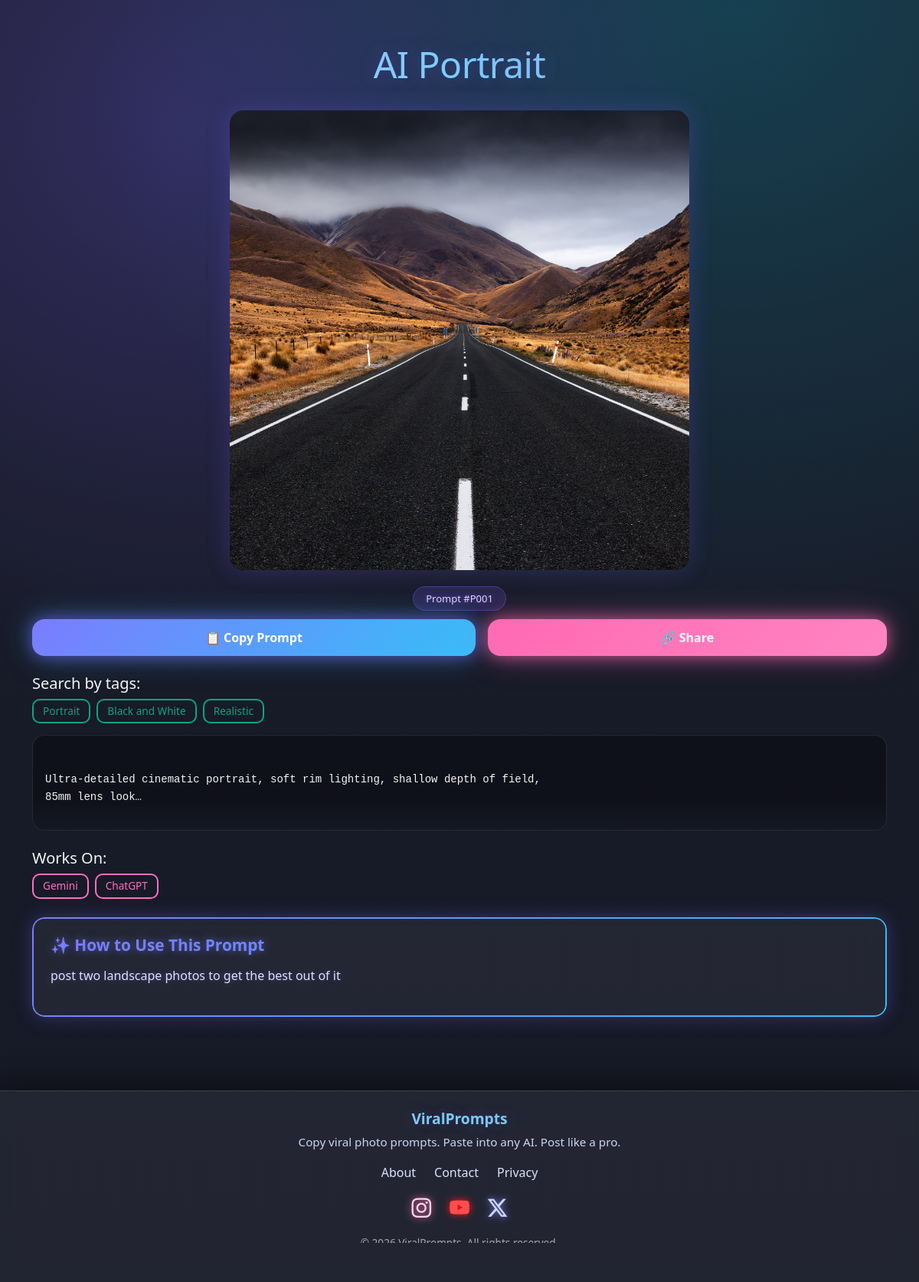
The page /prompt/1/ on the database its author committed.
### Home/models.py (models this page shows, shortened)
class Prompt(models.Model):
    title = models.CharField(max_length=255)
    prompt = models.TextField()
    image = models.ImageField(upload_to='prompts/')
    tags = models.ManyToManyField(Tag, related_name='prompts')
    models_supported = models.ManyToManyField(AIModel, blank=True)
    instructions = models.TextField(blank=True, null=True)
    is_active = models.BooleanField(default=True)
    created_at = models.DateTimeField(auto_now_add=True)

class Tag(models.Model):
    name = models.CharField(max_length=50, unique=True)
    slug = models.SlugField(max_length=60, unique=True)
    created_at = models.DateTimeField(auto_now_add=True)

class AIModel(models.Model):
    name = models.CharField(max_length=50, unique=True)
    slug = models.SlugField(unique=True)

### Home/views.py (the view)
# urls.py: path('prompt/<int:pk>/', views.singlePrompt, name='prompt'),
def singlePrompt(request, pk):
    prompt = get_object_or_404(Prompt.objects.prefetch_related('tags', 'models_supported'), id=pk)
    return render(request, 'single-prompt.html', {'prompt': prompt})

### templates/single-prompt.html (shortened to what this page needs)
{% load static %}
<!DOCTYPE html>
<html lang="en">
<head>
  <link href="https://cdn.jsdelivr.net/npm/bootstrap@5.3.2/dist/css/bootstrap.min.css" rel="stylesheet">
  <link rel="stylesheet" href="https://cdn.jsdelivr.net/npm/bootstrap-icons@1.11.1/font/bootstrap-icons.css">
  <link rel="stylesheet" href="{% static 'css/style2.css' %}">
  <link rel="stylesheet" href="{% static 'css/style3.css' %}">
</head>
<body>
<div class="container py-5">
  <div class="text-center mb-4">
    <h1 class="hero-title">{{ prompt.title }}</h1>
  </div>
  <div class="text-center mb-4">
    <img src="{{ prompt.image.url }}" alt="Prompt Preview" class="img-fluid preview-img">
  </div>
  <div class="text-center mb-3">
    <span class="prompt-id">Prompt #P00{{ prompt.id }}</span>
  </div>
  <div class="d-flex flex-column flex-md-row justify-content-center gap-3 mb-4">
    <button class="btn btn-copy flex-fill">📋 Copy Prompt</button>
    <button class="btn btn-share flex-fill">🔗 Share</button>
  </div>
 <div class="prompt-platforms mt-4">
  <h5 class="platform-title">Search by tags:</h5>
  <div class="platform-tags d-flex flex-wrap gap-2 mt-2" style="margin-bottom: 15px;">
    {% for tag in prompt.tags.all %}
    <a href="{% url 'home' %}?tag={{ tag.slug }}" style="text-decoration:none;" class="tag tag-green">{{ tag.name }}</a>
    {% endfor %}
  </div>
</div>
  <div class="prompt-text">
    <span class="prompt-preview">
      <p>{{ prompt.prompt|truncatechars:100 }}</p>
    </span>
  </div>
<div class="prompt-platforms mt-4">
  <h5 class="platform-title">Works On:</h5>
  <div class="platform-tags d-flex flex-wrap gap-2 mt-2">
    {% for model in prompt.models_supported.all %}
    <a href="{% url 'home' %}?model={{ model.slug }}" style="text-decoration:none;" class="tag tag-pink">{{ model.name }}</a>
    {% endfor %}
  </div>
</div>
<div class="prompt-instructions mt-4">
  <h5 class="instruction-title">✨ How to Use This Prompt</h5>
  <p class="instruction-text">
    {{ prompt.instructions }}
  </p>
</div>
</div>
{% include "footer-base.html" %}
</body>
</html>

### static/css/style2.css (style rules this page uses)
body { min-height: 100vh; color: #f5f5f5; background: radial-gradient(circle at 20% 10%, rgba(120,90,255,0.25), transparent 40%), radial-gradient(circle at 80% 0%, rgba(0,220,255,0.18), transparent 45%), linear-gradient(180deg, #1b1e2b 0%, #151825 100%); font-family: system-ui, -apple-system, BlinkMacSystemFont; }
.hero-title { font-size: clamp(2rem, 5vw, 3rem); line-height: 1.5; letter-spacing: -0.5px; background: linear-gradient(90deg, #c7b8ff 0%, #7dd3fc 50%, #a78bfa 100%); -webkit-background-clip: text; background-clip: text; -webkit-text-fill-color: transparent; text-shadow: 0 0 25px rgba(124,124,255,0.25); }
.preview-img { max-width: 600px; border-radius: 18px; box-shadow: 0 0 30px rgba(120,90,255,0.25); }
.prompt-id { background: rgba(120,90,255,0.18); border: 1px solid rgba(120,90,255,0.35); color: #e9d5ff; border-radius: 999px; font-size: 13px; padding: 6px 16px; text-shadow: 0 0 6px rgba(120,90,255,0.5); }
.btn-copy { background: linear-gradient(135deg, #7c7cff, #38bdf8); border: none; border-radius: 16px; padding: 12px 26px; color: #fff; font-weight: 600; box-shadow: 0 0 20px rgba(120,90,255,0.6), 0 0 40px rgba(56,189,248,0.4); transition: 0.25s ease; }
.btn-share { background: linear-gradient(135deg, #ff69b4, #ff85c1); border: none; border-radius: 16px; padding: 12px 26px; color: #fff; font-weight: 600; box-shadow: 0 0 20px rgba(255,105,180,0.6), 0 0 40px rgba(255,105,180,0.4); transition: 0.25s ease; }
.tag { display: inline-block; padding: 4px 12px; border-radius: 10px; font-size: 0.85rem; font-weight: 500; color: #fff; text-decoration: none; background: transparent; border: 2px solid; transition: transform 0.2s ease, box-shadow 0.2s ease; }
.tag-pink { border-color: #ff6ec4; color: #ff6ec4; }
.tag-green { border-color: #10a37f; color: #10a37f; }
.prompt-text { background: rgba(0,0,0,0.35); border-radius: 16px; padding: 1px 16px; font-family: monospace; font-size: 14px; line-height: 1.6; border: 1px solid rgba(255,255,255,0.1); white-space: pre-line; width: 100%; max-width: 100%; max-height: 125px; overflow: hidden; position: relative; }
.prompt-text::after { content: ""; position: absolute; bottom: 0; left: 0; right: 0; height: 40px; background: linear-gradient(to bottom, rgba(0,0,0,0), rgba(21,24,37,0.95)); border-radius: 0 0 16px 16px; pointer-events: none; }

### static/css/style3.css (style rules this page uses)
.prompt-instructions { padding: 24px; border-radius: 16px; backdrop-filter: blur(12px); background: rgba(255, 255, 255, 0.06); position: relative; overflow: hidden; box-shadow: 0 0 25px rgba(124,124,255,0.3); }
.prompt-instructions::before { content: ""; position: absolute; inset: 0; border-radius: 16px; padding: 2px; background: linear-gradient(135deg, #7c7cff, #38bdf8, #ff6ec4, #ffd200); background-size: 300% 300%; animation: borderGlow 6s ease infinite; -webkit-mask: linear-gradient(#fff 0 0) content-box, linear-gradient(#fff 0 0); -webkit-mask-composite: destination-out; mask: linear-gradient(#fff 0 0) content-box, linear-gradient(#fff 0 0); mask-composite: exclude; }
.instruction-title { font-size: 1.3rem; font-weight: 700; margin-bottom: 14px; background: linear-gradient(135deg, #7c7cff, #38bdf8); -webkit-background-clip: text; background-clip: text; -webkit-text-fill-color: transparent; text-shadow: 0 0 12px rgba(124,124,255,0.6); }
.instruction-text { font-size: 1rem; line-height: 1.7; color: #e0e0ff; text-shadow: 0 0 8px rgba(124,124,255,0.4); }

### rows shown on the page
Prompt: title "AI Portrait", image (picture), id "1", prompt "Ultra-detailed cinematic portrait, soft rim lighting, shallow depth of field, 85mm lens look…", instructions "post two landscape photos to get the best out of it"
Tag: name "Portrait"
Tag: name "Black and White"
Tag: name "Realistic"
AIModel: name "Gemini"
AIModel: name "ChatGPT"
